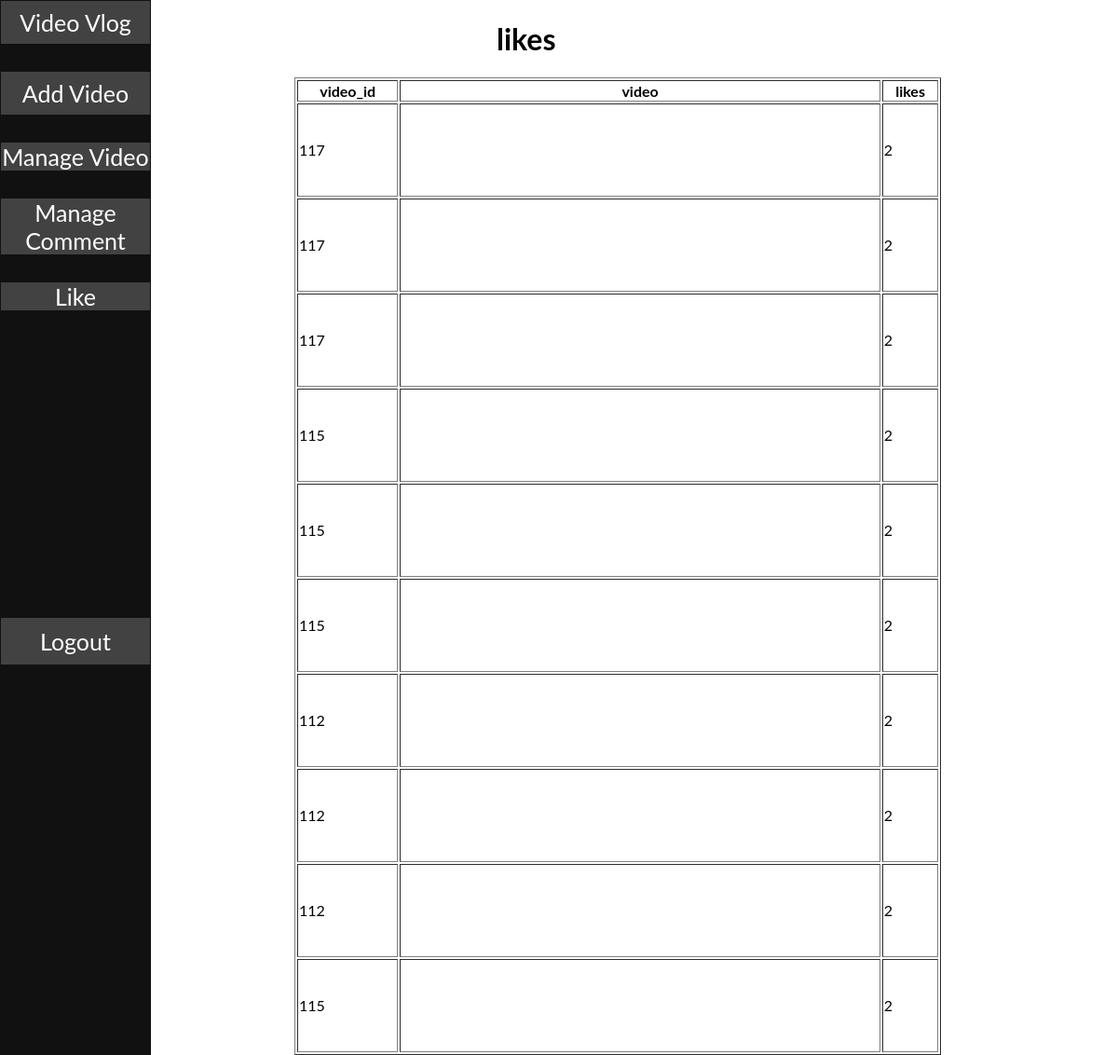
The app's page /admin/display_like.php (signed in) with its own data.
### tables this page shows
CREATE TABLE `likes` (
  `like_id` int(11) NOT NULL,
  `UserName` varchar(255) NOT NULL,
  `video_id` int(11) NOT NULL,
  `like_status` enum('like','unlike') NOT NULL
);

CREATE TABLE `videos` (
  `video_id` int(11) NOT NULL,
  `video_title` varchar(255) NOT NULL,
  `video_description` varchar(255) NOT NULL,
  `name` varchar(255) NOT NULL,
  `location` varchar(255) NOT NULL,
  `status` varchar(255) DEFAULT NULL,
  `likes` int(11) DEFAULT 0,
  `unlikes` int(11) DEFAULT 0,
  `like_count` int(11) NOT NULL
);

### admin/display_like.php (the view, shortened to what this page needs)
<!DOCTYPE html>
<html lang="en">
<head>
</head>
<link rel="stylesheet" href="nav_bar.css">
<h1 style="margin-left:25%;"> likes</h1>
<body style="margin-left:25%;padding:1px 16px;height:1000px;">
    <div class="sidenav">
        <a class="das" href="admin_dashboard.php">Video Vlog</a></li><br>
        <a class="upload" href="upload.php">Add Video</a></li><br>
        <a href="video_edit.php">Manage Video</a><br>
        <a href="edit_comment.php">Manage Comment</a><br>
        <a href="display_like.php">Like</a><br>
        <a class="logout" href="../logout.php">Logout </a></li>
    </div>
    <div>
        <div class="gallery">
            <table style="width:80%" border=1px solid black>
                <tr>
                    <div>
                        <th>video_id</th>
                        <th>video</th>
                        <th>likes</th>
                    </div>
                </tr>
                <?php
                include '../config.php';
                $sql = "SELECT * FROM likes join videos on likes.video_id=videos.video_id ORDER BY like_id DESC";
                $result = mysqli_query($conn, $sql);
                $num = mysqli_num_rows($result);
                if ($num > 0) {
                    while ($row = mysqli_fetch_assoc($result)) {
                        ?>
                        <tr style="height:100px">
                            <td>
                                <?php echo $row['video_id']; ?>
                            </td>
                            <td><video style="width:10%" height="10%">
                                    <source class="vd" src="<?php echo $row['location'] ?>" type="video/mp4">
                                </video></td>
                            <td>
                            <?php
                                $quee = mysqli_query($conn, "SELECT COUNT(DISTINCT UserName) AS user_count FROM likes ;");
                                $quee1=mysqli_fetch_array($quee);
                                echo $quee1['user_count'];
                                    ?>
                            </td>
                        </tr>
                        <?php
                    }
                }
                ?>
            </table>
        </div>
    </div>
</body>
</html>

### admin/nav_bar.css (style rules this page uses)
body { font-family: "Lato", sans-serif; margin: 0; }
.sidenav { height: 100%; width: 160px; position: fixed; z-index: 1; top: 0; left: 0; background-color: #111; overflow-x: hidden; padding-top: 20px; }
.sidenav a { text-decoration: none; font-size: 25px; color: #fff; display: block; background-color: #424242; }
.sidenav { text-align: center; padding: 1px 1px 1px 1px; text-decoration: none; font-size: 25px; color: #fff; display: block; }
.das { text-align: center; padding: 8px; font-size: 16px; background-color: #424242; }
.upload { text-align: center; padding: 8px; font-size: 16px; background-color: #424242; }
.logout { padding: 10px; margin-top: 300px; }

### records on screen
likes: video.video_id "117", user_count "2"
likes: video.video_id "117", user_count "2"
likes: video.video_id "117", user_count "2"
likes: video.video_id "115", user_count "2"
likes: video.video_id "115", user_count "2"
likes: video.video_id "115", user_count "2"
likes: video.video_id "112", user_count "2"
likes: video.video_id "112", user_count "2"
likes: video.video_id "112", user_count "2"
likes: video.video_id "115", user_count "2"
